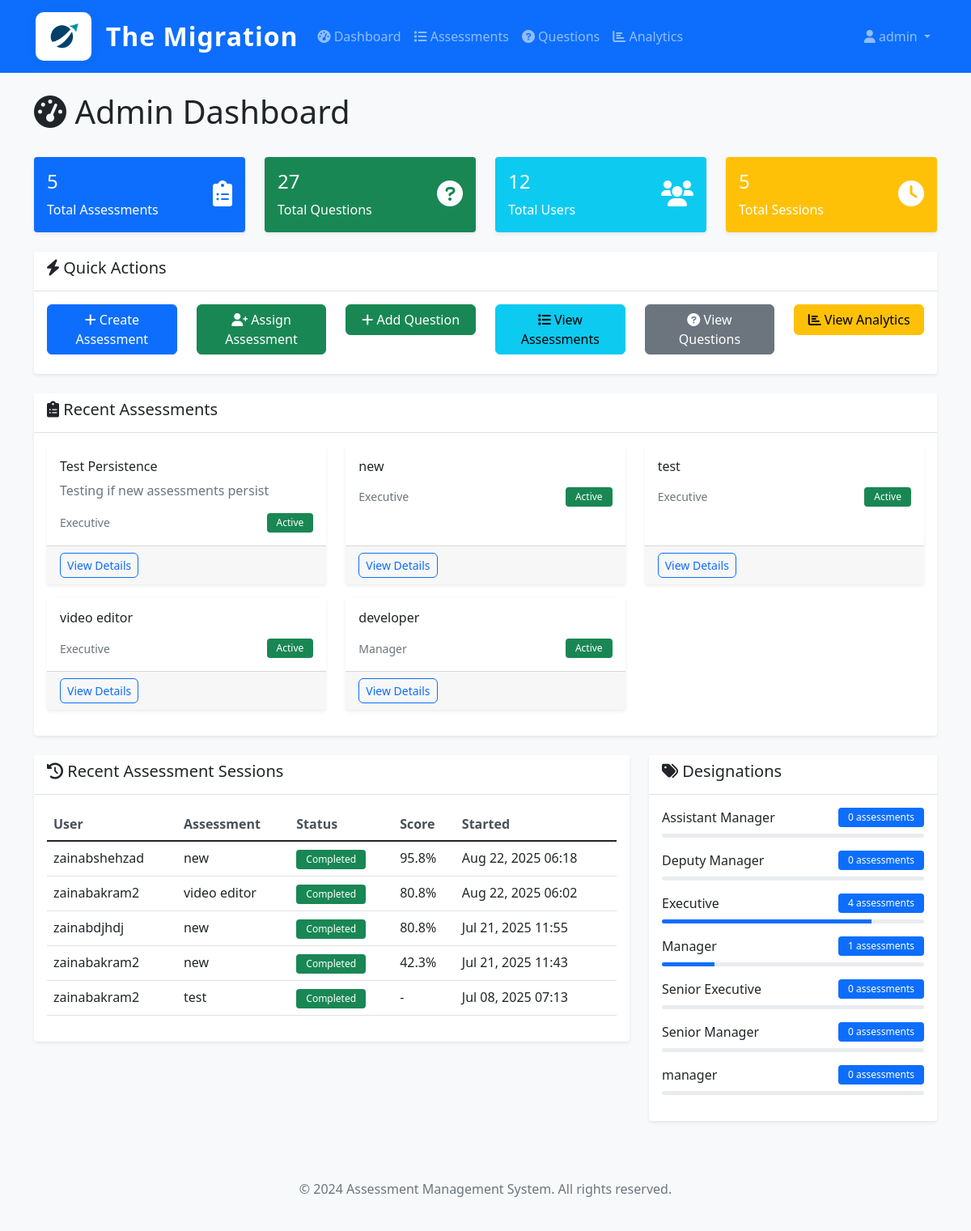
Before: /assessments/admin-dashboard/ (signed in) with the older database file.
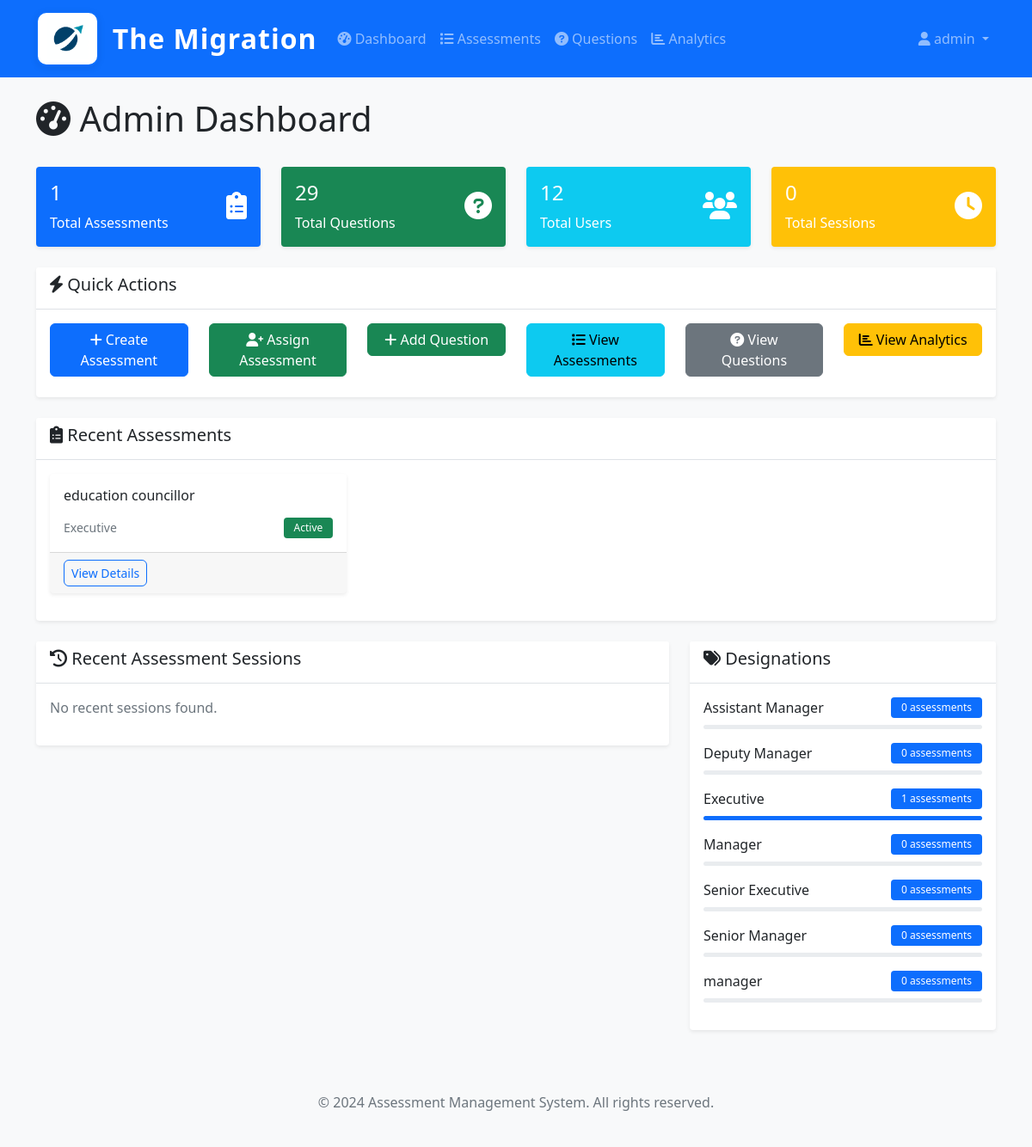
After: the same page with the newer database file.
### assessments/models.py (models this page shows, shortened)
class Assessment(models.Model):
    name = models.CharField(max_length=200)
    description = models.TextField(blank=True)
    assessment_type = models.ForeignKey(Designation, on_delete=models.CASCADE, related_name='assessments')
    questions = models.ManyToManyField(Question, through='AssessmentQuestion', related_name='assessments')
    time_limit_minutes = models.PositiveIntegerField(default=60)
    randomize_questions = models.BooleanField(default=True)
    pass_threshold = models.FloatField(
        validators=[MinValueValidator(0.0), MaxValueValidator(100.0)],
        help_text="Pass threshold as percentage (0-100)"
    )
    max_attempts = models.PositiveIntegerField(default=1, help_text="Maximum attempts allowed")
    allow_retake = models.BooleanField(default=True, help_text="Allow candidates to retake this assessment")
    show_results_immediately = models.BooleanField(default=True, help_text="Show results immediately after completion")
    is_active = models.BooleanField(default=True)
    instructions = models.TextField(blank=True)
    created_by = models.ForeignKey(CustomUser, on_delete=models.SET_NULL, null=True, related_name='created_assessments')
    created_at = models.DateTimeField(auto_now_add=True)
    updated_at = models.DateTimeField(auto_now=True)
    class Meta:
        verbose_name = 'Assessment'
        verbose_name_plural = 'Assessments'

class Designation(models.Model):
    name = models.CharField(max_length=100, unique=True)
    description = models.TextField(blank=True)
    is_active = models.BooleanField(default=True)
    created_at = models.DateTimeField(auto_now_add=True)
    updated_at = models.DateTimeField(auto_now=True)
    class Meta:
        verbose_name = 'Designation'
        verbose_name_plural = 'Designations'

class AssessmentSession(models.Model):
    STATUS_CHOICES = [
        ('not_started', 'Not Started'),
        ('in_progress', 'In Progress'),
        ('completed', 'Completed'),
        ('expired', 'Expired'),
    ]
    user = models.ForeignKey(CustomUser, on_delete=models.CASCADE, related_name='assessment_sessions')
    assessment = models.ForeignKey(Assessment, on_delete=models.CASCADE, related_name='sessions')
    status = models.CharField(max_length=20, choices=STATUS_CHOICES, default='not_started')
    started_at = models.DateTimeField(auto_now_add=True)
    completed_at = models.DateTimeField(null=True, blank=True)
    time_taken_minutes = models.PositiveIntegerField(null=True, blank=True)
    score = models.FloatField(null=True, blank=True)
    total_points = models.PositiveIntegerField(null=True, blank=True)
    percentage_score = models.FloatField(null=True, blank=True)
    passed = models.BooleanField(null=True, blank=True)
    attempt_number = models.PositiveIntegerField(default=1)
    class Meta:
        verbose_name = 'Assessment Session'
        verbose_name_plural = 'Assessment Sessions'
        unique_together = ['user', 'assessment', 'attempt_number']

### users/models.py (models this page shows, shortened)
class CustomUser(AbstractUser):
    ROLE_CHOICES = (
        ('admin', 'Admin'),
        ('hr_admin', 'HR Admin'),
        ('candidate', 'Candidate'),
        ('reviewer', 'Reviewer'),
    )
    role = models.CharField(max_length=20, choices=ROLE_CHOICES, default='candidate')
    phone = models.CharField(max_length=15, blank=True, null=True)
    department = models.CharField(max_length=100, blank=True, null=True)
    employee_id = models.CharField(max_length=50, blank=True, null=True)
    is_active = models.BooleanField(default=True)
    created_at = models.DateTimeField(auto_now_add=True)
    updated_at = models.DateTimeField(auto_now=True)
    class Meta:
        verbose_name = 'User'
        verbose_name_plural = 'Users'

### assessments/views.py (the view)
    def wrapper(request, *args, **kwargs):
        if not request.user.is_authenticated:
            return HttpResponseRedirect(reverse('admin_login'))
        if not is_authorized_admin(request.user):
            messages.error(request, 'Access denied. Only authorized administrators can access this system.')
            return HttpResponseRedirect(reverse('admin_login'))
        return view_func(request, *args, **kwargs)

### assessments/views.py (called while the page is built)
def is_authorized_admin(user):
    return (user.is_authenticated and
            user.role == 'admin' and
            user.email in AUTHORIZED_ADMIN_EMAILS)

def admin_required(view_func):
    def wrapper(request, *args, **kwargs):
        if not request.user.is_authenticated:
            return HttpResponseRedirect(reverse('admin_login'))
        if not is_authorized_admin(request.user):
            messages.error(request, 'Access denied. Only authorized administrators can access this system.')
            return HttpResponseRedirect(reverse('admin_login'))
        return view_func(request, *args, **kwargs)
    return wrapper

### assessments/templates/assessments/admin_dashboard.html (shortened to what the changed rows need)
{% extends 'base.html' %}
{% block content %}
<div class="row">
    <div class="col-12">
        <div class="d-flex justify-content-between align-items-center mb-4">
            <h1><i class="fas fa-tachometer-alt"></i> Admin Dashboard</h1>
        </div>
    </div>
</div>
<div class="row mb-4">
    <div class="col-md-3">
        <div class="card bg-primary text-white">
            <div class="card-body">
                <div class="d-flex justify-content-between">
                    <div>
                        <h4 class="card-title">{{ total_assessments }}</h4>
                        <p class="card-text">Total Assessments</p>
                    </div>
                </div>
            </div>
        </div>
    </div>
    <div class="col-md-3">
        <div class="card bg-success text-white">
            <div class="card-body">
                <div class="d-flex justify-content-between">
                    <div>
                        <h4 class="card-title">{{ total_questions }}</h4>
                        <p class="card-text">Total Questions</p>
                    </div>
                </div>
            </div>
        </div>
    </div>
    <div class="col-md-3">
        <div class="card bg-warning text-white">
            <div class="card-body">
                <div class="d-flex justify-content-between">
                    <div>
                        <h4 class="card-title">{{ total_sessions }}</h4>
                        <p class="card-text">Total Sessions</p>
                    </div>
                </div>
            </div>
        </div>
    </div>
</div>
<div class="row mt-2">
    <div class="col-12">
        <div class="card">
            <div class="card-body">
                {% if recent_assessments %}
                    <div class="row">
                        {% for assessment in recent_assessments %}
                        <div class="col-md-4 mb-3">
                            <div class="card h-100">
                                <div class="card-body">
                                    <h6 class="card-title">{{ assessment.name }}</h6>
                                    <p class="card-text text-muted">{{ assessment.description|truncatewords:10 }}</p>
                                    <div class="d-flex justify-content-between align-items-center">
                                        <small class="text-muted">{{ assessment.assessment_type.name }}</small>
                                        <span class="badge bg-{% if assessment.is_active %}success{% else %}secondary{% endif %}">
                                            {% if assessment.is_active %}Active{% else %}Inactive{% endif %}
                                        </span>
                                    </div>
                                </div>
                                <div class="card-footer">
                                    <a href="{% url 'assessments:assessment_detail' assessment.id %}" class="btn btn-sm btn-outline-primary">
                                        View Details
                                    </a>
                                </div>
                            </div>
                        </div>
                        {% endfor %}
                    </div>
                {% else %}
                    <p class="text-muted">No recent assessments found.</p>
                {% endif %}
            </div>
        </div>
    </div>
</div>
<div class="row mt-4">
    <div class="col-md-8">
        <div class="card">
            <div class="card-body">
                {% if recent_sessions %}
                    <div class="table-responsive">
                        <table class="table table-hover">
                            <thead>
                                <tr>
                                    <th>User</th>
                                    <th>Assessment</th>
                                    <th>Status</th>
                                    <th>Score</th>
                                    <th>Started</th>
                                </tr>
                            </thead>
                            <tbody>
                                {% for session in recent_sessions %}
                                <tr>
                                    <td>{{ session.user.username }}</td>
                                    <td>{{ session.assessment.name }}</td>
                                    <td>
                                        <span class="badge bg-{% if session.status == 'completed' %}success{% elif session.status == 'in_progress' %}warning{% else %}secondary{% endif %}">
                                            {{ session.get_status_display }}
                                        </span>
                                    </td>
                                    <td>
                                        {% if session.percentage_score %}
                                            {{ session.percentage_score|floatformat:1 }}%
                                        {% else %}
                                            -
                                        {% endif %}
                                    </td>
                                    <td>{{ session.started_at|date:"M d, Y H:i" }}</td>
                                </tr>
                                {% endfor %}
                            </tbody>
                        </table>
                    </div>
                {% else %}
                    <p class="text-muted">No recent sessions found.</p>
                {% endif %}
            </div>
        </div>
    </div>
    <div class="col-md-4">
        <div class="card">
            <div class="card-body">
                {% if designations %}
                    {% for designation in designations %}
                    <div class="d-flex justify-content-between align-items-center mb-2">
                        <span>{{ designation.name }}</span>
                        <span class="badge bg-primary">{{ designation.assessment_count }} assessments</span>
                    </div>
                    <div class="progress mb-3" style="height: 5px;">
                        <div class="progress-bar" style="width: {{ designation.percentage|floatformat:1 }}%"></div>
                    </div>
                    {% endfor %}
                {% else %}
                    <p class="text-muted">No designations found.</p>
                {% endif %}
            </div>
        </div>
    </div>
</div>
{% endblock %}

Changed rows visible on the page:
removed Assessment: name "Test Persistence", description "Testing if new assessments persist", assessment_type.name "Executive", is_active "Active"
removed Assessment: name "new", assessment_type.name "Executive", is_active "Active"
removed Assessment: name "test", assessment_type.name "Executive", is_active "Active"
removed Assessment: name "video editor", assessment_type.name "Executive", is_active "Active"
removed Assessment: name "developer", assessment_type.name "Manager", is_active "Active"
removed AssessmentSession: user.username "zainabshehzad", assessment.name "new", status "Completed", percentage_score "95.8", started_at "Aug 22, 2025 06:18"
removed AssessmentSession: user.username "zainabakram2", assessment.name "video editor", status "Completed", percentage_score "80.8", started_at "Aug 22, 2025 06:02"
removed AssessmentSession: user.username "zainabdjhdj", assessment.name "new", status "Completed", percentage_score "80.8", started_at "Jul 21, 2025 11:55"
removed AssessmentSession: user.username "zainabakram2", assessment.name "new", status "Completed", percentage_score "42.3", started_at "Jul 21, 2025 11:43"
removed AssessmentSession: user.username "zainabakram2", assessment.name "test", status "Completed", started_at "Jul 08, 2025 07:13"
added Assessment: name "education councillor", assessment_type.name "Executive", is_active "Active"
computed for Designation "Executive": assessment_count "4" → "1"; {{ designation.percentage|floatformat:1 }} 80.0 → 100.0 (drawn)
computed for Designation "Manager": assessment_count "1" → "0"
Other visible differences:
{{ total_assessments }}: "5" → "1"
{{ total_questions }}: "27" → "29"
{{ total_sessions }}: "5" → "0"
text no longer shown: "User Assessment Status Score Started"
text now shown: "No recent sessions found."
